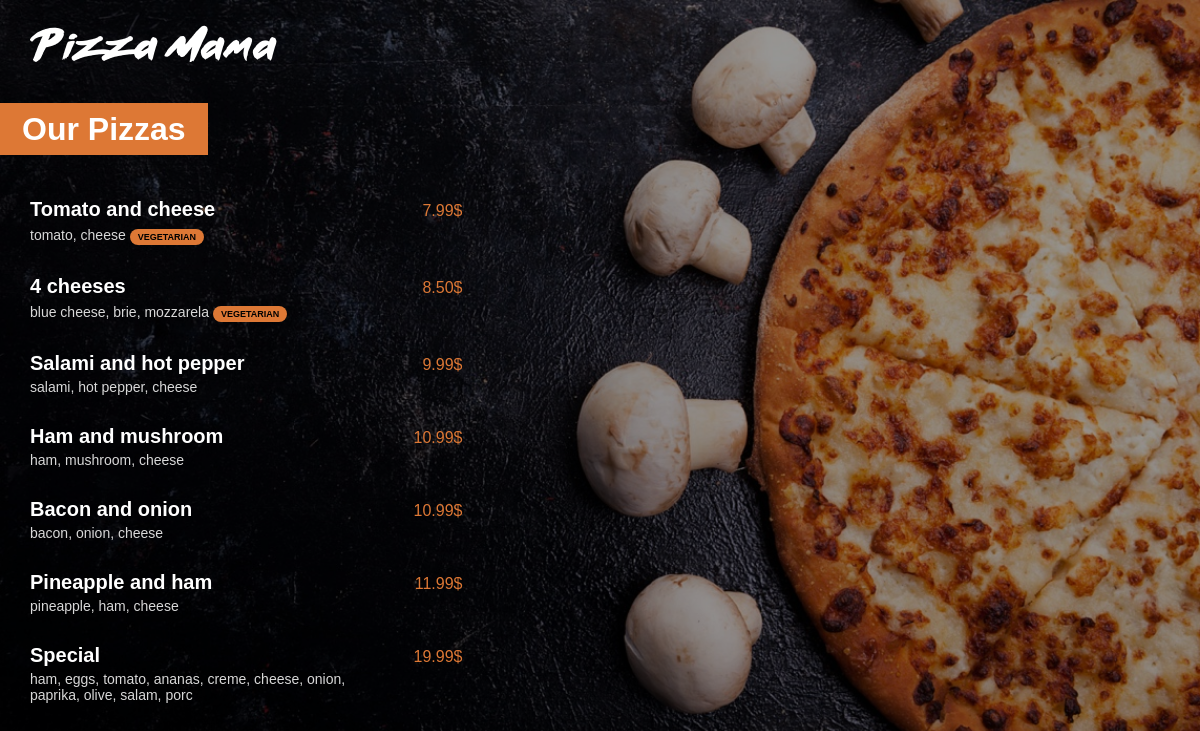
The app's page /menu/ with its own data.
### menu/models.py (models this page shows, shortened)
class Pizza(models.Model):
    name = models.CharField(max_length=200)
    ingredients = models.CharField(max_length=400)
    price = models.FloatField(default=0)
    vegetarian = models.BooleanField(default=False)
    objects = models.Manager

### menu/views.py (the view)
# urls.py: path('', views.index, name="index")
def index(request):
    pizzas = Pizza.objects.all().order_by('price')
    return render(request, 'menu/index.html', {'pizzas': pizzas})

### menu/templates/menu/index.html (shortened to what this page needs)
<!DOCTYPE html>
{% load static %}
<html lang="en">
<head>
    <link rel="stylesheet" href="{% static 'menu/style.css' %}">
</head>
<body>
    <a href="{% url 'main:index' %}">
        <img id="small_logo" src="{% static 'menu/images/small_logo.png' %}" alt="">
    </a>
    <div class="menu_title">
        <h1>Our Pizzas</h1>
    </div>
    <div class="menu_list">
        {% for pizza in pizzas %}
            <div class="menu_list_item">
                <span class="menu_list_title">{{pizza.name}}</span>
                <span class="menu_list_price">{{pizza.price | floatformat:2}}$</span>
                <span class="menu_list_ingredients">{{pizza.ingredients}}<span>
                {% if pizza.vegetarian == True %}
                    <span class="menu_list_badge">VEGETARIAN</span>
                {%endif%}
            </div>
        {% endfor %}
    </div>
</body>
</html>

### menu/static/menu/style.css (style rules this page uses)
body { background: linear-gradient(0deg, rgba(0, 0, 0, 0.4), rgba(0, 0, 0, 0.4)), url("images/menu_background.jpg") no-repeat center center fixed; -webkit-background-size: cover; -moz-background-size: cover; -o-background-size: cover; background-size: cover; color: white; margin: 0; font-family: Arial, Helvetica, sans-serif; }
img#small_logo { margin-top: 25px; margin-left: 30px; }
h1 { background-color: #dd7835; display: inline; padding: 8px 22px; }
.menu_title { margin-top: 45px; margin-bottom: 50px; }
.menu_list { margin-left: 30px; }
.menu_list_item { margin: 30px 0px; }
.menu_list_title { font-size: 20px; font-weight: bold; width: 350px; display: inline-block; }
.menu_list_price { color: #dd7835; margin-left: 8px; width: 70px; display: inline-block; text-align: right; }
.menu_list_ingredients { color: #d8d8d8; font-size: 14px; font-weight: lighter; margin-top: 4px; display: block; width: 320px; }
.menu_list_badge { color: black; background-color: #dd7835; font-size: 9px; font-weight: bold; margin-top: 4px; padding: 3px 8px; display: inline-block; border-radius: 8px; }

### records on screen
Pizza: name "Tomato and cheese", price "7.99", ingredients "tomato, cheese", vegetarian "VEGETARIAN"
Pizza: name "4 cheeses", price "8.50", ingredients "blue cheese, brie, mozzarela", vegetarian "VEGETARIAN"
Pizza: name "Salami and hot pepper", price "9.99", ingredients "salami, hot pepper, cheese"
Pizza: name "Ham and mushroom", price "10.99", ingredients "ham, mushroom, cheese"
Pizza: name "Bacon and onion", price "10.99", ingredients "bacon, onion, cheese"
Pizza: name "Pineapple and ham", price "11.99", ingredients "pineapple, ham, cheese"
Pizza: name "Special", price "19.99", ingredients "ham, eggs, tomato, ananas, creme, cheese, onion, paprika, olive, salam, porc"
